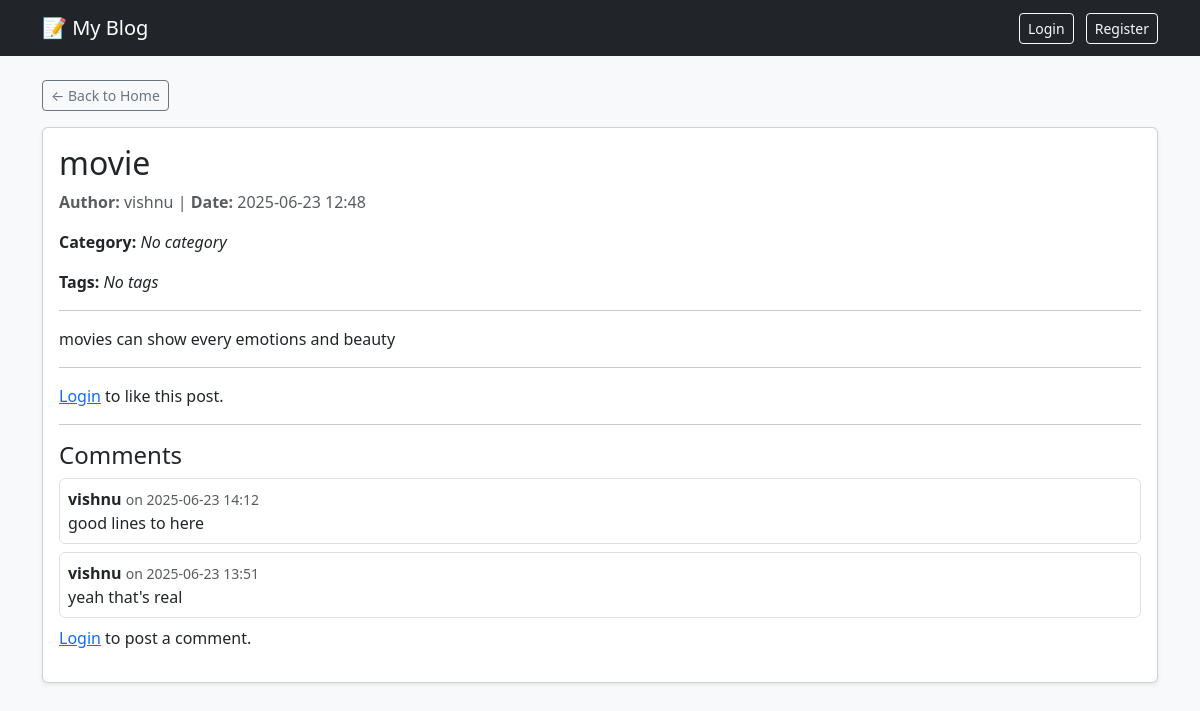
The app's page /post/2/ with its own data.
### blog/models.py (models this page shows, shortened)
class BlogPost(models.Model):
    title = models.CharField(max_length=200)
    content = models.TextField()
    author = models.ForeignKey(User, on_delete=models.CASCADE)
    image = models.ImageField(upload_to='post_images/', blank=True, null=True)
    category = models.ForeignKey(Category, on_delete=models.SET_NULL, null=True, blank=True)
    tags = models.ManyToManyField(Tag, blank=True)
    likes = models.ManyToManyField(User, related_name='liked_posts', blank=True)
    created_at = models.DateTimeField(auto_now_add=True)

class Comment(models.Model):
    post = models.ForeignKey('BlogPost', on_delete=models.CASCADE, related_name='comments')
    author = models.ForeignKey(User, on_delete=models.CASCADE)
    content = models.TextField()
    created_at = models.DateTimeField(auto_now_add=True)

### blog/views.py (the view)
# urls.py: path('post/<int:post_id>/', views.post_detail, name='post_detail'),
def post_detail(request, post_id):
    post = get_object_or_404(BlogPost, id=post_id)
    comments = post.comments.all().order_by('-created_at')
    if request.method == 'POST':
        form = CommentForm(request.POST)
        if form.is_valid():
            comment = form.save(commit=False)
            comment.post = post
            comment.author = request.user
            comment.save()
            if post.author.email:
                send_mail(
                    subject=f"💬 New comment on your post: {post.title}",
                    message=f"{request.user.username} commented:\n\n{comment.content}",
                    from_email=None,
                    recipient_list=[post.author.email],
                    fail_silently=True,
                )
            return redirect('post_detail', post_id=post.id)
    else:
        form = CommentForm()
    return render(request, 'blog/post_detail.html', {'post': post, 'comments': comments, 'form': form})

### blog/templates/blog/post_detail.html (shortened to what this page needs)
{% extends 'blog/base.html' %}
{% block content %}
  <a href="/" class="btn btn-sm btn-outline-secondary mb-3">← Back to Home</a>
  <div class="card shadow-sm">
    <div class="card-body">
      <h2 class="card-title">{{ post.title }}</h2>
      <p class="text-muted">
        <strong>Author:</strong> {{ post.author.username }} |
        <strong>Date:</strong> {{ post.created_at|date:"Y-m-d H:i" }}
      </p>
     <p>
  <strong>Category:</strong>
  {% if post.category %}
    <a href="{% url 'posts_by_category' post.category.name %}">{{ post.category.name }}</a>
  {% else %}
    <em>No category</em>
  {% endif %}
</p>
<p>
  <strong>Tags:</strong>
  {% if post.tags.all %}
    {% for tag in post.tags.all %}
      <a href="{% url 'posts_by_tag' tag.name %}" class="badge bg-secondary text-decoration-none">{{ tag.name }}</a>
    {% endfor %}
  {% else %}
    <em>No tags</em>
  {% endif %}
</p>
      <hr>
      <p class="card-text">{{ post.content }}</p>
      <hr>
      {% if user.is_authenticated %}
        <form method="post" action="{% url 'toggle_like' post.id %}">
          {% csrf_token %}
          {% if user in post.likes.all %}
            <button type="submit" class="btn btn-outline-danger btn-sm">❤️ Unlike</button>
          {% else %}
            <button type="submit" class="btn btn-outline-primary btn-sm">🤍 Like</button>
          {% endif %}
          <span class="ms-2">{{ post.total_likes }} like{{ post.total_likes|pluralize }}</span>
        </form>
      {% else %}
        <p><a href="{% url 'login' %}">Login</a> to like this post.</p>
      {% endif %}
      <hr>
      <h4>Comments</h4>
      {% for comment in comments %}
        <div class="border rounded p-2 mb-2">
          <strong>{{ comment.author.username }}</strong>
          <small class="text-muted">on {{ comment.created_at|date:"Y-m-d H:i" }}</small>
          <p class="mb-0">{{ comment.content }}</p>
        </div>
      {% empty %}
        <p>No comments yet.</p>
      {% endfor %}
      {% if user.is_authenticated %}
        <hr>
        <h5>Add a Comment:</h5>
        <form method="post">
          {% csrf_token %}
          {{ form.as_p }}
          <button type="submit" class="btn btn-primary btn-sm">Post Comment</button>
        </form>
      {% else %}
        <p><a href="{% url 'login' %}">Login</a> to post a comment.</p>
      {% endif %}
    </div>
  </div>
{% endblock %}

### records on screen
BlogPost: title "movie", author.username "vishnu", created_at "2025-06-23 12:48", content "movies can show every emotions and beauty"
Comment: author.username "vishnu", created_at "2025-06-23 14:12", content "good lines to here"
Comment: author.username "vishnu", created_at "2025-06-23 13:51", content "yeah that's real"
